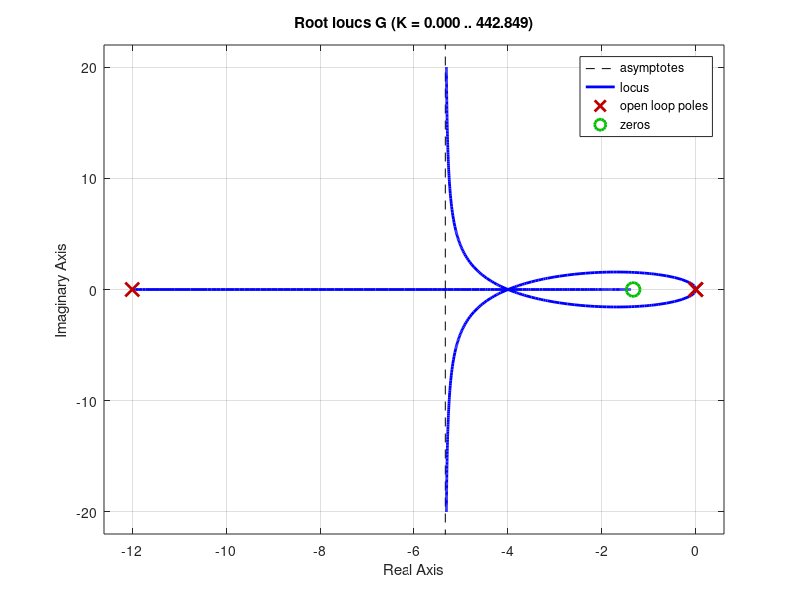

Write the MATLAB code that produced this figure. (Note: this script raises an error after producing the figure.)
num = [1 4/3];
p = 12; 
den = [1 p 0 0];
G = tf(num, den)
rlocus(G);
xlabel('Real Axis');
ylabel('Imaginary Axis');
rlocfind(G)
